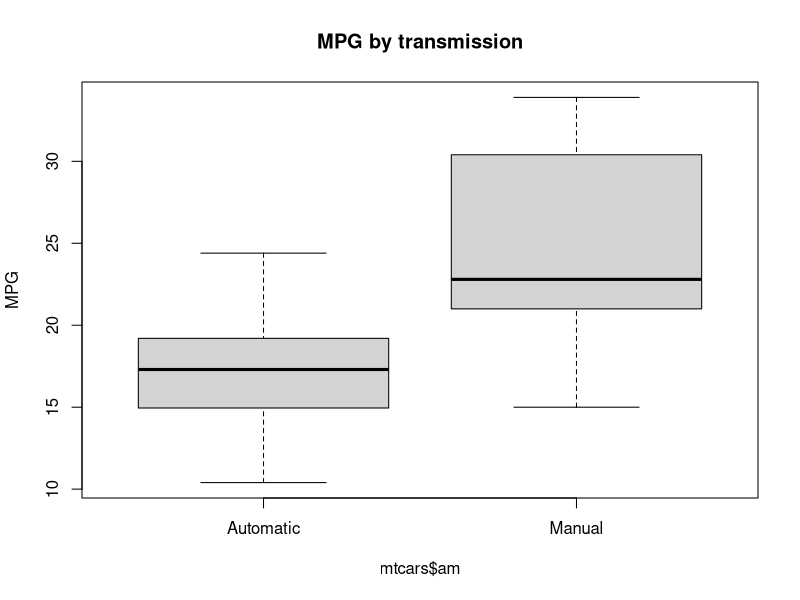
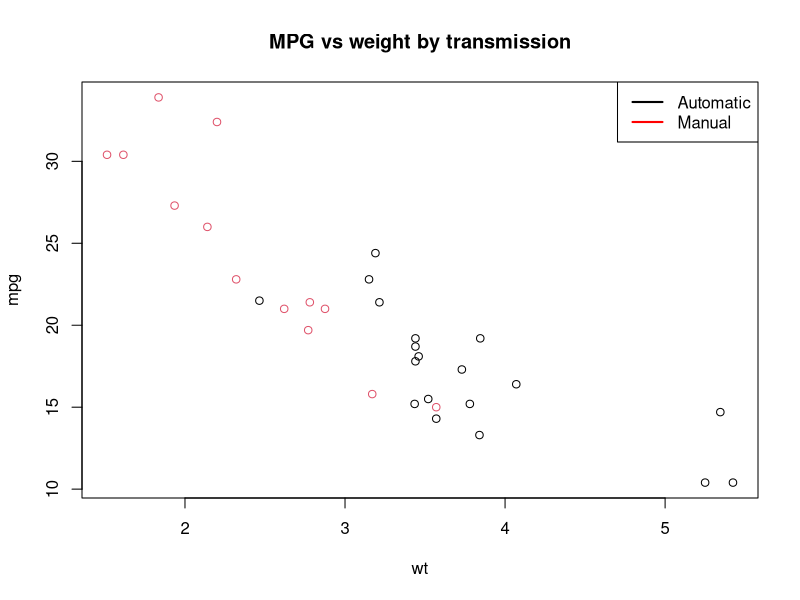
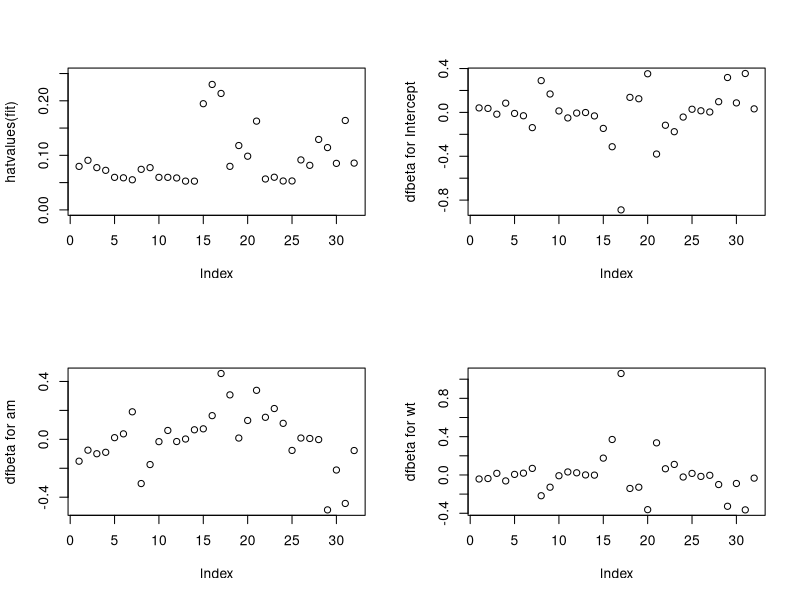
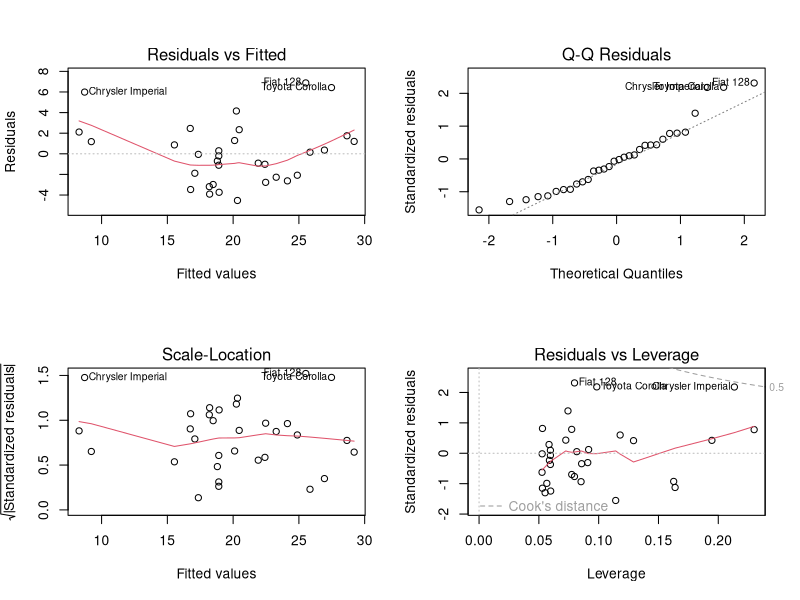

These charts were generated, in order, by the following R code:
## ---- chunk 1
data(mtcars)
## ---- chunk 2
cor(mtcars[-1])[9 - 1,]
## ---- chunk 3
simplefit <- lm(mpg~am, data = mtcars)
summary(simplefit)$coef
## ---- chunk 4
fit <- lm(mpg ~ am + wt, data = mtcars)
summary(fit)$coef
## ---- chunk 5
confint(simplefit)[2,]
## ---- chunk 6
boxplot(mtcars$mpg ~ mtcars$am, main = "MPG by transmission", ylab = "MPG", xaxt = "n")
axis(side = 1, at = c(1,2), labels = c("Automatic", "Manual"))
## ---- chunk 7
plot(mpg ~ wt, col = as.factor(am), data = mtcars, 
       main = "MPG vs weight by transmission")
legend("topright", c("Automatic", "Manual"), lty=c(1,1), 
       lwd = 2, col = c("black", "red"))
## ---- chunk 8
par(mfrow = c(2, 2))
plot(hatvalues(fit), ylim = c(0, .25))
plot(dfbetas(fit)[,1], ylab = "dfbeta for Intercept")
plot(dfbetas(fit)[,2], ylab = "dfbeta for am")
plot(dfbetas(fit)[,3], ylab = "dfbeta for wt")
## ---- chunk 9
par(mfrow = c(2,2))
plot(fit)
